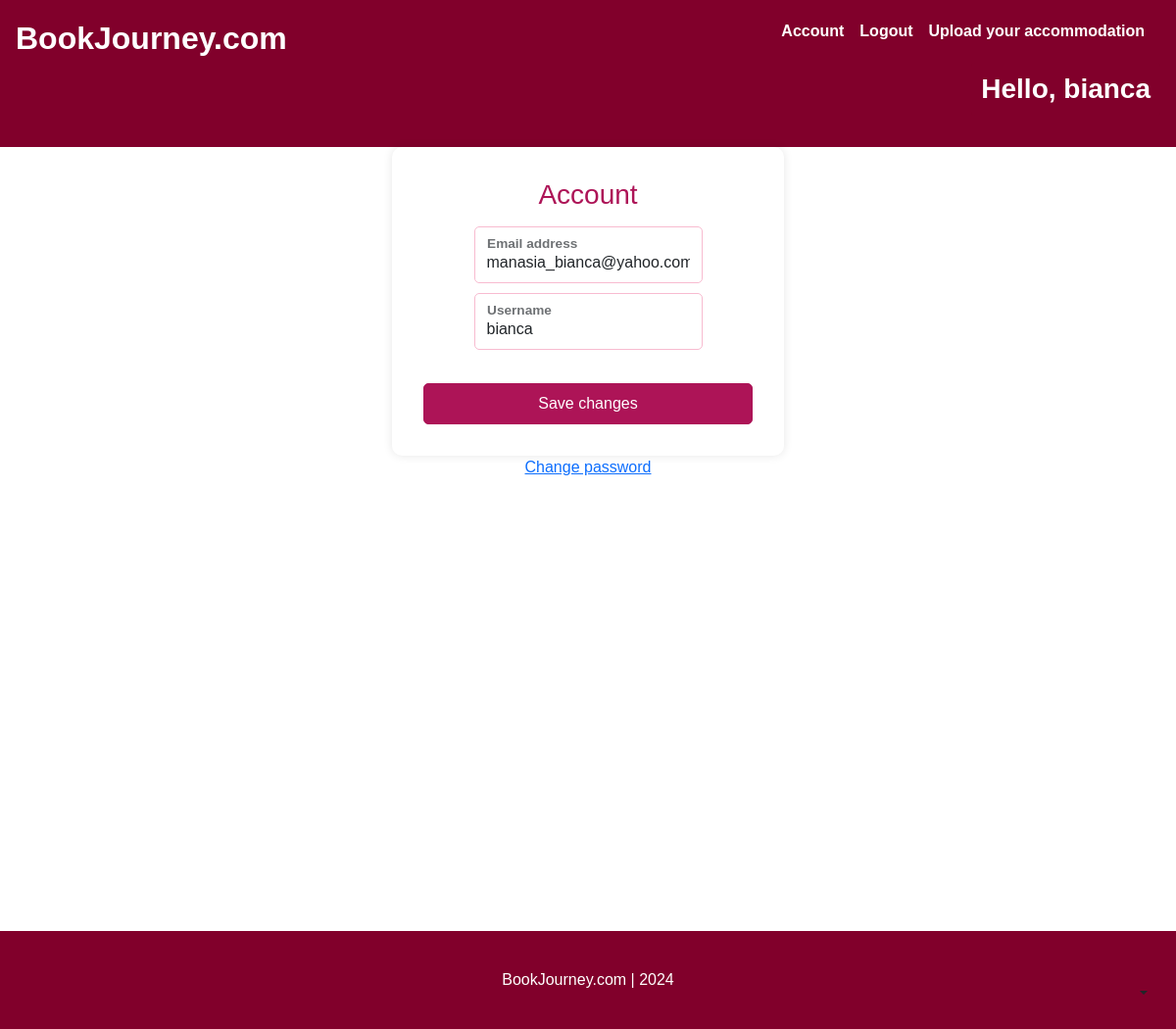
The app's page /account/ (signed in) with its own data.
### account/models.py (models this page shows, shortened)
class Account(AbstractBaseUser):
    email                   = models.EmailField(verbose_name = "email", max_length = 60, unique = True)
    username                = models.CharField(max_length= 30, unique = True)
    date_joined             = models.DateTimeField(verbose_name = 'date joined', auto_now_add = True)
    last_login              = models.DateTimeField(verbose_name = 'last_login', auto_now_add = True)
    is_admin                = models.BooleanField(default = False)
    is_active               = models.BooleanField(default = True)
    is_staff                = models.BooleanField(default = False)
    is_superuser            = models.BooleanField(default = False)
    objects = MyAccountManager()
    USERNAME_FIELD = 'email'
    REQUIRED_FIELDS = ['username']

### account/views.py (the view)
# urls.py: path('account/', account_view, name = 'account'),
def account_view(request):
    if not request.user.is_authenticated:
        return redirect("login")
    context = {}
    if request.POST:
        form = AccountUpdateForm(request.POST, instance = request.user)
        if form.is_valid():
            form.initial = {
                "email": request.POST['email'],
                "username": request.POST['username'],
            }
            form.save()
            context['success_message'] = "Updated"
    else:
        form = AccountUpdateForm(
            initial = {
                "email": request.user.email,
                "username": request.user.username,
            }
            )
    context['account_form'] = form
    return render(request, 'account/account.html', context)

### account/forms.py (shortened to what this page needs)
class AccountUpdateForm(forms.ModelForm):
    class Meta:
        model = Account
        fields = ('email', 'username')

### account/templates/account/account.html (shortened to what this page needs)
{% extends 'base.html' %}
{% block content %}
<form class="form-signin w-100 m-auto" method = "post"> {% csrf_token %}
    <form>
      <h1 class="h3 mb-3 fw-normal">Account</h1>
      <div class="form-floating">
        <input type="email" name = "email" class="form-control" id="inputEmail" placeholder="Email address" required autofocus value = "{{ account_form.initial.email }}">
        <label for="floatingInput">Email address</label>
      </div>
      <div class="form-floating">
        <input type="text" name = "username" class="form-control" id="inputUsername" placeholder="Username" required value = "{{ account_form.initial.username }}">
        <label for="inputUsername">Username</label>
      </div>
            <br>
      <button class="btn btn-primary w-100 py-2" type="submit">Save changes</button>
    </form>
</form>
<div class = "d-flex flex-column">
    <a class ="m-auto" href = "{% url 'password_change' %} "> Change password</a>
</div>
{% endblock content %}

### templates/snippets/header.html (shortened to what this page needs)
<link href="https://cdn.jsdelivr.net/npm/bootstrap@5.3.3/dist/css/bootstrap.min.css" rel="stylesheet">
<div class="dropdown position-fixed bottom-0 end-0 mb-3 me-3 bd-mode-toggle">
    <button class="btn btn-bd-primary py-2 dropdown-toggle d-flex align-items-center"
            id="bd-theme"
            type="button"
            aria-expanded="false"
            data-bs-toggle="dropdown"
            aria-label="Toggle theme (auto)">
      <svg class="bi my-1 theme-icon-active" width="1em" height="1em"><use href="#circle-half"></use></svg>
    </button>
  </div>
<div class="navbar-custom">
  <div class="d-flex w-100 h-100 p-3 mx-auto flex-column">
      <header class="mb-auto">
      <div>
          <h2 class="float-md-start mb-0">
              <a class="nav-link fw-bold py-1 px-0 me-3 active" aria-current="page" href="{% url 'home' %}">BookJourney.com</a>
          </h2>
          <nav class="nav nav-masthead justify-content-end float-md-end">
              {% if request.user.is_authenticated %}
                  <a class="nav-link fw-bold py-1 px-0 me-3" href="{% url 'account' %}">Account</a>
                  <a class="nav-link fw-bold py-1 px-0 me-3" href="{% url 'logout' %}">Logout </a>
                  <a class="nav-link fw-bold py-1 px-0 me-3" href="{% url 'upload_accommodation' %}">Upload your accommodation</a>
              {% else %}
                  <a class="nav-link fw-bold py-1 px-0 me-3" href="{% url 'login' %}">Login</a>
                  <a class="nav-link fw-bold py-1 px-0 me-3" href="{% url 'register' %}">Register </a>
                  <a class="nav-link fw-bold py-1 px-0 me-3" href="{% url 'upload_accommodation' %}">Upload your accommodation</a>
              {% endif %}
          </nav>
          <br>
          <br>
          <h3 class="float-md-end mb-0">
              {% if request.user.is_authenticated %}
              <p class="hello-user">
                Hello, {{request.user.username}}
            </p>
              {% endif %}
          </h3>
      </div>
      </header>
  </div>
</div>

### templates/snippets/header.html (style rules this page uses)
body { background-image: linear-gradient(180deg, var(--bs-secondary-bg), var(--bs-body-bg) 100px, var(--bs-body-bg)); }
.nav-link { color: #ffffff; }
.navbar-custom { background-color: #81002b; padding: 0px; }
.hello-user { color: #ffffff; font-weight: bold; padding: 10px; background-color: #81002b; border-radius: 0.25rem; display: inline-block; }

### account/templates/account/account.html (style rules this page uses)
body { background-color: #fce4ec; font-family: 'Arial', sans-serif; }
.form-signin { max-width: 400px; padding: 2rem; margin: auto; background-color: #ffffff; border-radius: 10px; box-shadow: 0 0 10px rgba(0, 0, 0, 0.1); display: flex; flex-direction: column; align-items: center; }
.form-signin input[type="email"], .form-signin input[type="text"] { margin-bottom: 10px; border-radius: 5px; border: 1px solid #f8bbd0; }
.h1, .h3 { text-align: center; color: #ad1457; font-weight: bold; }
.form-floating label { color: #880e4f; font-weight: bold; }
.form-control { margin-bottom: 15px; }
.btn-primary { background-color: #ad1457; border-color: #ad1457; padding: 10px 20px; font-size: 16px; border-radius: 5px; }

### records on screen
Account: user.username "bianca", email "manasia_bianca@yahoo.com", username "bianca"
